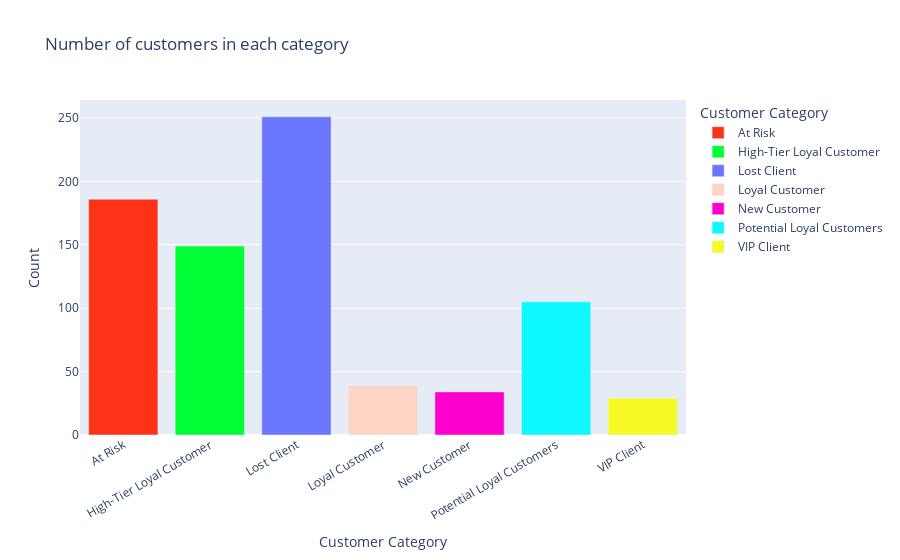

Notebook code cell kept with this figure:
### Code cell
fig1 = px.bar(category_counts,
              x='Customer_Category', 
              y='Count', 
              title='Number of customers in each category',
             labels={'Customer_Category':'Customer Category', 'Count':'Count'},
             color='Customer_Category',
             color_discrete_sequence=px.colors.qualitative.Light24)
fig1.update_traces(textfont_size=10)
fig1.update_xaxes(tickangle=330)
fig1.show()

### Figure 1 — Plotly figure (JSON) as saved in the notebook; plotly's stock layout.template omitted (floating-point values rounded to 4 significant figures)
{"data": [{"hovertemplate": "Customer Category=%{x}<br>Count=%{y}<extra></extra>", "legendgroup": "At Risk", "marker": {"color": "#FD3216", "pattern": {"shape": ""}}, "name": "At Risk", "orientation": "v", "showlegend": true, "textfont": {"size": 10}, "textposition": "auto", "type": "bar", "x": ["At Risk"], "xaxis": "x", "y": [186], "yaxis": "y"}, {"hovertemplate": "Customer Category=%{x}<br>Count=%{y}<extra></extra>", "legendgroup": "High-Tier Loyal Customer", "marker": {"color": "#00FE35", "pattern": {"shape": ""}}, "name": "High-Tier Loyal Customer", "orientation": "v", "showlegend": true, "textfont": {"size": 10}, "textposition": "auto", "type": "bar", "x": ["High-Tier Loyal Customer"], "xaxis": "x", "y": [149], "yaxis": "y"}, {"hovertemplate": "Customer Category=%{x}<br>Count=%{y}<extra></extra>", "legendgroup": "Lost Client", "marker": {"color": "#6A76FC", "pattern": {"shape": ""}}, "name": "Lost Client", "orientation": "v", "showlegend": true, "textfont": {"size": 10}, "textposition": "auto", "type": "bar", "x": ["Lost Client"], "xaxis": "x", "y": [251], "yaxis": "y"}, {"hovertemplate": "Customer Category=%{x}<br>Count=%{y}<extra></extra>", "legendgroup": "Loyal Customer", "marker": {"color": "#FED4C4", "pattern": {"shape": ""}}, "name": "Loyal Customer", "orientation": "v", "showlegend": true, "textfont": {"size": 10}, "textposition": "auto", "type": "bar", "x": ["Loyal Customer"], "xaxis": "x", "y": [39], "yaxis": "y"}, {"hovertemplate": "Customer Category=%{x}<br>Count=%{y}<extra></extra>", "legendgroup": "New Customer", "marker": {"color": "#FE00CE", "pattern": {"shape": ""}}, "name": "New Customer", "orientation": "v", "showlegend": true, "textfont": {"size": 10}, "textposition": "auto", "type": "bar", "x": ["New Customer"], "xaxis": "x", "y": [34], "yaxis": "y"}, {"hovertemplate": "Customer Category=%{x}<br>Count=%{y}<extra></extra>", "legendgroup": "Potential Loyal Customers", "marker": {"color": "#0DF9FF", "pattern": {"shape": ""}}, "name": "Potential Loyal Customers", "orientation": "v", "showlegend": true, "textfont": {"size": 10}, "textposition": "auto", "type": "bar", "x": ["Potential Loyal Customers"], "xaxis": "x", "y": [105], "yaxis": "y"}, {"hovertemplate": "Customer Category=%{x}<br>Count=%{y}<extra></extra>", "legendgroup": "VIP Client", "marker": {"color": "#F6F926", "pattern": {"shape": ""}}, "name": "VIP Client", "orientation": "v", "showlegend": true, "textfont": {"size": 10}, "textposition": "auto", "type": "bar", "x": ["VIP Client"], "xaxis": "x", "y": [29], "yaxis": "y"}], "layout": {"barmode": "relative", "legend": {"title": {"text": "Customer Category"}, "tracegroupgap": 0}, "title": {"text": "Number of customers in each category"}, "xaxis": {"anchor": "y", "categoryarray": ["At Risk", "High-Tier Loyal Customer", "Lost Client", "Loyal Customer", "New Customer", "Potential Loyal Customers", "VIP Client"], "categoryorder": "array", "domain": [0, 1], "tickangle": -30, "title": {"text": "Customer Category"}}, "yaxis": {"anchor": "x", "domain": [0, 1], "title": {"text": "Count"}}}}
